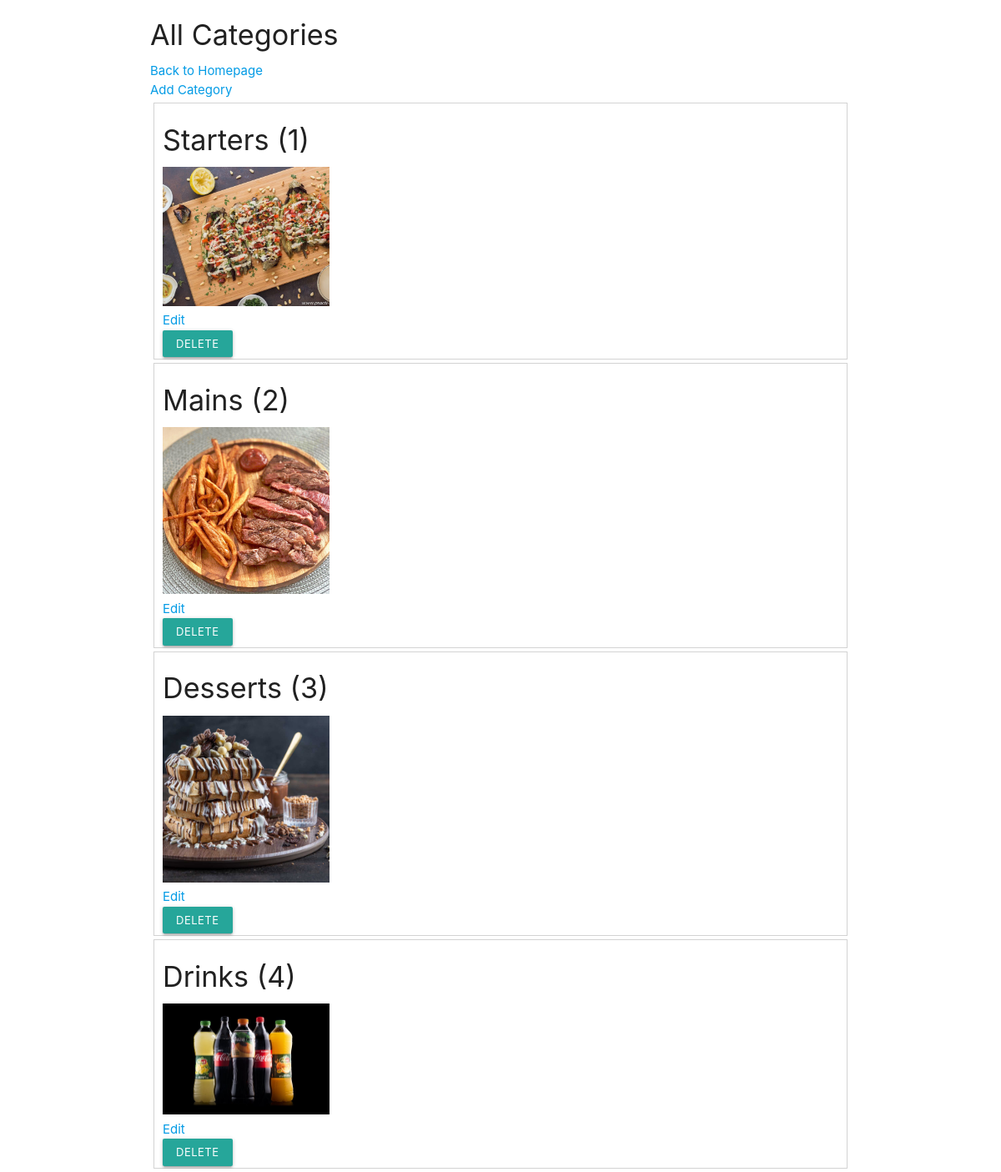
Page /staff-menu/all-categories/ (signed in) on the earlier database version.
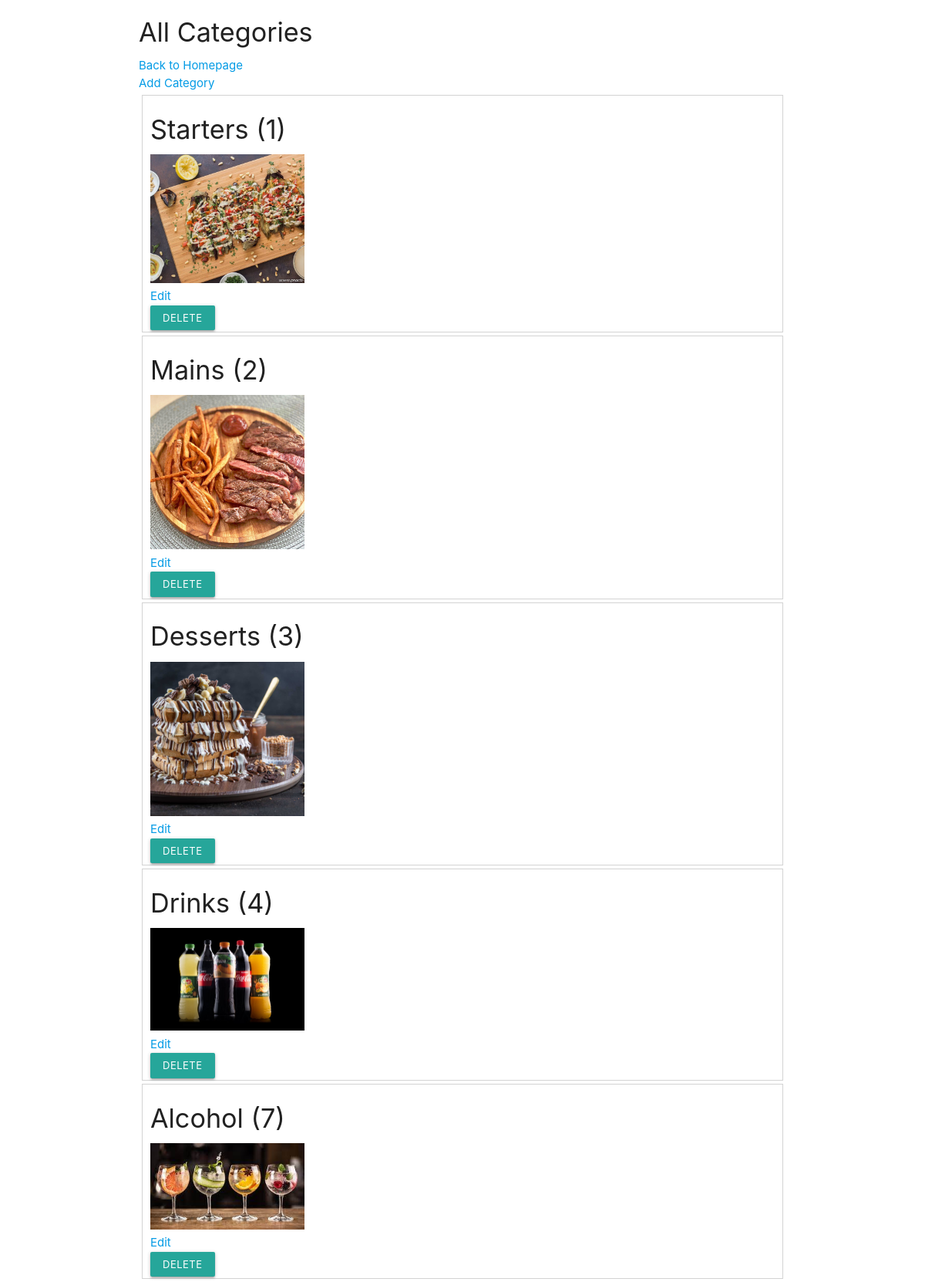
Same page on the later database version.
### food_ordering_guest/models.py (models this page shows)
class Category(models.Model):
  name = models.CharField(max_length=30)
  image = models.ImageField(upload_to='media/')

### food_ordering_admin/views.py (the view)
# urls.py: path('staff-menu/all-categories/', views.all_categories, name='all-categories'),
@login_required
def all_categories(request):
  if not request.user.is_staff:
    return redirect('menu')
  categories = Category.objects.all()
  return render (request, 'all_categories.html', {'categories':categories})

### food_ordering_admin/templates/all_categories.html (shortened to what this page needs)
{% extends 'layout.html' %}
{% load static %}
{% block content %}
<h4>All Categories </h4>
<div>
  <a href="{% url 'staff-menu' %}">Back to Homepage</a>
</div>
<div>
  <a href="{% url 'new-category' %}">Add Category</a>
</div>
  {% for category in categories %}
    <div style="margin: 4px; border:1px solid lightgray; padding: 2px 10px; ">
      <h4>{{ category.name|title }} ({{ category.id }})</h4>
      <img src="{% static category.image %}" style="max-width:200px;">
      <br>
      <a href="{% url 'edit-category' category_id=category.id %}">Edit</a>
      <form action="{% url 'delete-category' category_id=category.id %}" method="POST">
        <button class="waves-effect waves-light btn-small" type="submit">Delete</button>
      </form>
    </div>
  {% endfor %}
{% endblock %}

Differences in the rows shown:
added Category: name "Alcohol", id "7", image (picture)
